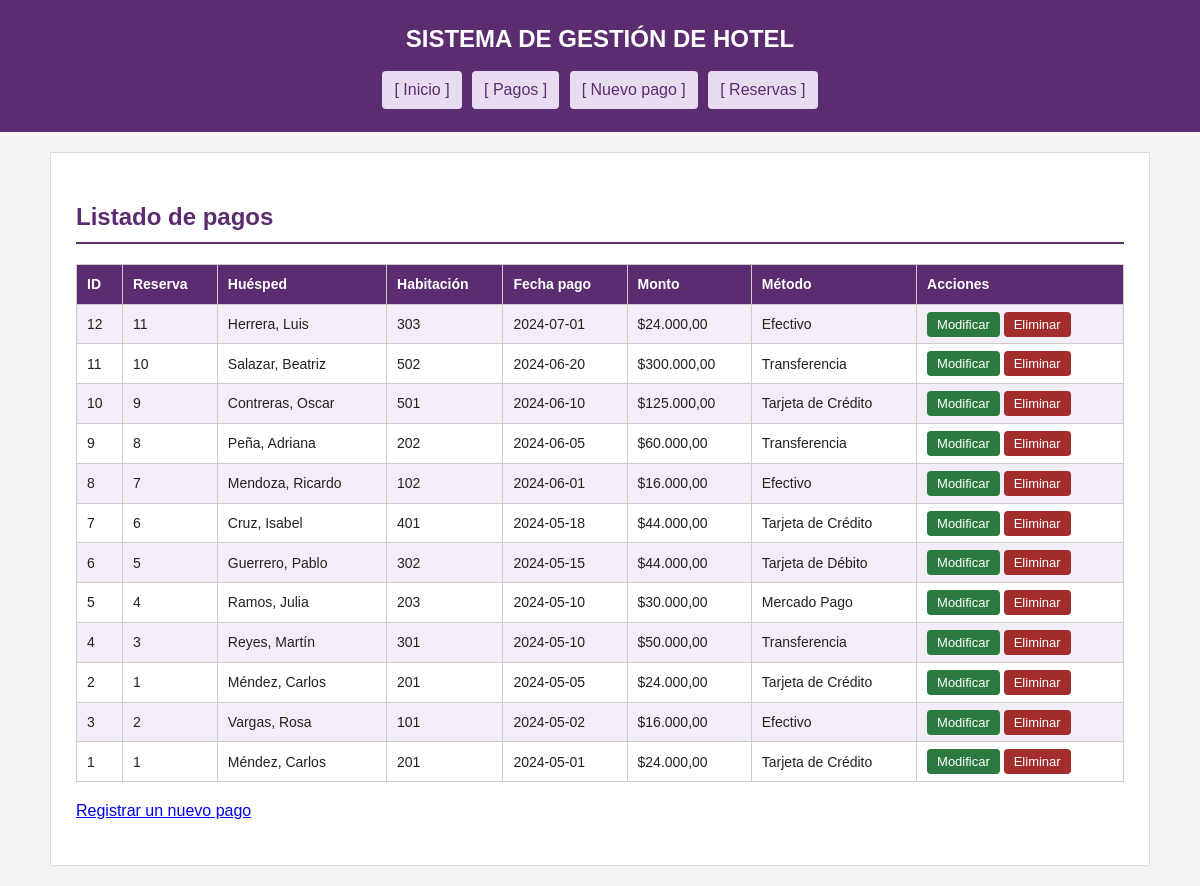
The app's page /aplicacion/pago/listar.php with its own data.
### tables this page shows
CREATE TABLE `pago` (
  `id_pago` int(11) NOT NULL AUTO_INCREMENT,
  `id_reserva` int(11) NOT NULL,
  `fecha_pago` date NOT NULL,
  `monto` decimal(10,2) NOT NULL,
  `metodo_pago` varchar(80) DEFAULT NULL,
  PRIMARY KEY (`id_pago`),
  KEY `fk_pago_reserva` (`id_reserva`),
  CONSTRAINT `fk_pago_reserva` FOREIGN KEY (`id_reserva`) REFERENCES `reserva` (`id_reserva`)
);

CREATE TABLE `reserva` (
  `id_reserva` int(11) NOT NULL AUTO_INCREMENT,
  `id_huesped` int(11) NOT NULL,
  `id_habitacion` int(11) NOT NULL,
  `fecha_ingreso` date NOT NULL,
  `fecha_salida` date NOT NULL,
  `cantidad_personas` int(11) NOT NULL,
  `estado` varchar(50) NOT NULL DEFAULT 'activa',
  PRIMARY KEY (`id_reserva`),
  KEY `fk_reserva_huesped` (`id_huesped`),
  KEY `fk_reserva_habitacion` (`id_habitacion`),
  CONSTRAINT `fk_reserva_habitacion` FOREIGN KEY (`id_habitacion`) REFERENCES `habitacion` (`id_habitacion`),
  CONSTRAINT `fk_reserva_huesped` FOREIGN KEY (`id_huesped`) REFERENCES `huesped` (`id_huesped`)
);

CREATE TABLE `huesped` (
  `id_huesped` int(11) NOT NULL AUTO_INCREMENT,
  `nombre` varchar(100) NOT NULL,
  `apellido` varchar(100) NOT NULL,
  `dni` varchar(20) NOT NULL,
  `telefono` varchar(30) DEFAULT NULL,
  `email` varchar(150) DEFAULT NULL,
  PRIMARY KEY (`id_huesped`),
  UNIQUE KEY `dni` (`dni`)
);

CREATE TABLE `habitacion` (
  `id_habitacion` int(11) NOT NULL AUTO_INCREMENT,
  `numero` varchar(10) NOT NULL,
  `piso` int(11) NOT NULL,
  `capacidad` int(11) NOT NULL,
  `id_tipo` int(11) NOT NULL,
  `precio_noche` decimal(10,2) NOT NULL,
  PRIMARY KEY (`id_habitacion`),
  UNIQUE KEY `numero` (`numero`),
  KEY `fk_habitacion_tipo` (`id_tipo`),
  CONSTRAINT `fk_habitacion_tipo` FOREIGN KEY (`id_tipo`) REFERENCES `tipo_habitacion` (`id_tipo`)
);

### aplicacion/pago/listar.php (the view, shortened to what this page needs)
<?php
require_once "../conexion.php";
$sql = "SELECT
            p.id_pago,
            p.fecha_pago,
            p.monto,
            p.metodo_pago,
            r.id_reserva,
            h.nombre AS nombre_huesped,
            h.apellido AS apellido_huesped,
            hab.numero AS habitacion
        FROM pago p
        INNER JOIN reserva r ON p.id_reserva = r.id_reserva
        INNER JOIN huesped h ON r.id_huesped = h.id_huesped
        INNER JOIN habitacion hab ON r.id_habitacion = hab.id_habitacion
        ORDER BY p.fecha_pago DESC";
$stmt = $pdo->query($sql);
$pagos = $stmt->fetchAll();
?>
<!DOCTYPE html>
<html lang="es">
<head>
    <link rel="stylesheet" href="../css/estilos.css">
</head>
<body>
<header>
    <h1>SISTEMA DE GESTIÓN DE HOTEL</h1>
    <nav>
        <a href="../index.php">[ Inicio ]</a>
        <a href="listar.php">[ Pagos ]</a>
        <a href="alta.php">[ Nuevo pago ]</a>
        <a href="../reserva/listar.php">[ Reservas ]</a>
    </nav>
</header>
<main>
    <h2>Listado de pagos</h2>
    <table>
        <tr>
            <th>ID</th>
            <th>Reserva</th>
            <th>Huésped</th>
            <th>Habitación</th>
            <th>Fecha pago</th>
            <th>Monto</th>
            <th>Método</th>
            <th>Acciones</th>
        </tr>
        <?php foreach ($pagos as $pago) { ?>
        <tr>
            <td><?= $pago['id_pago'] ?></td>
            <td><?= $pago['id_reserva'] ?></td>
            <td><?= htmlspecialchars($pago['apellido_huesped'] . ", " . $pago['nombre_huesped']) ?></td>
            <td><?= htmlspecialchars($pago['habitacion']) ?></td>
            <td><?= htmlspecialchars($pago['fecha_pago']) ?></td>
            <td>$<?= number_format((float)$pago['monto'], 2, ',', '.') ?></td>
            <td><?= htmlspecialchars((string)$pago['metodo_pago']) ?></td>
            <td>
                <a class="btn-editar" href="editar.php?id=<?= $pago['id_pago'] ?>">Modificar</a>
                <a class="btn-eliminar" href="eliminar.php?id=<?= $pago['id_pago'] ?>">Eliminar</a>
            </td>
        </tr>
        <?php } ?>
    </table>
    <p><a href="alta.php">Registrar un nuevo pago</a></p>
</main>
</body>
</html>

### aplicacion/css/estilos.css (style rules this page uses)
* { box-sizing: border-box; }
body { font-family: Arial, Helvetica, sans-serif; margin: 0; background-color: #f4f4f4; color: #222; line-height: 1.6; }
header { background-color: #5b2c6f; color: #fff; padding: 20px; text-align: center; }
nav { margin-top: 10px; text-align: center; }
nav a { color: #5b2c6f; background-color: #e8ddf0; padding: 6px 12px; margin: 3px; display: inline-block; text-decoration: none; border-radius: 4px; }
main { max-width: 1100px; margin: 20px auto; background-color: #fff; padding: 25px; border: 1px solid #ddd; }
h1 { margin: 0; font-size: 24px; }
h2 { color: #5b2c6f; border-bottom: 2px solid #5b2c6f; padding-bottom: 6px; }
table { width: 100%; border-collapse: collapse; margin: 15px 0; }
th, td { border: 1px solid #ccc; padding: 8px 10px; text-align: left; font-size: 14px; }
th { background-color: #5b2c6f; color: #fff; }
tr:nth-child(even) { background-color: #f3edf7; }
.btn-eliminar { background-color: #a32c2c; padding: 5px 10px; color: #fff; text-decoration: none; border-radius: 4px; font-size: 13px; }
.btn-editar { background-color: #2c7a3f; padding: 5px 10px; color: #fff; text-decoration: none; border-radius: 4px; font-size: 13px; }

### records on screen
pago: id_pago "12", id_reserva.id_reserva "11", huesped.apellido+nombre "Herrera, Luis", habitacion.numero "303", fecha_pago "2024-07-01", monto "24.000,00", metodo_pago "Efectivo"
pago: id_pago "11", id_reserva.id_reserva "10", huesped.apellido+nombre "Salazar, Beatriz", habitacion.numero "502", fecha_pago "2024-06-20", monto "300.000,00", metodo_pago "Transferencia"
pago: id_pago "10", id_reserva.id_reserva "9", huesped.apellido+nombre "Contreras, Oscar", habitacion.numero "501", fecha_pago "2024-06-10", monto "125.000,00", metodo_pago "Tarjeta de Crédito"
pago: id_pago "9", id_reserva.id_reserva "8", huesped.apellido+nombre "Peña, Adriana", habitacion.numero "202", fecha_pago "2024-06-05", monto "60.000,00", metodo_pago "Transferencia"
pago: id_pago "8", id_reserva.id_reserva "7", huesped.apellido+nombre "Mendoza, Ricardo", habitacion.numero "102", fecha_pago "2024-06-01", monto "16.000,00", metodo_pago "Efectivo"
pago: id_pago "7", id_reserva.id_reserva "6", huesped.apellido+nombre "Cruz, Isabel", habitacion.numero "401", fecha_pago "2024-05-18", monto "44.000,00", metodo_pago "Tarjeta de Crédito"
pago: id_pago "6", id_reserva.id_reserva "5", huesped.apellido+nombre "Guerrero, Pablo", habitacion.numero "302", fecha_pago "2024-05-15", monto "44.000,00", metodo_pago "Tarjeta de Débito"
pago: id_pago "5", id_reserva.id_reserva "4", huesped.apellido+nombre "Ramos, Julia", habitacion.numero "203", fecha_pago "2024-05-10", monto "30.000,00", metodo_pago "Mercado Pago"
pago: id_pago "4", id_reserva.id_reserva "3", huesped.apellido+nombre "Reyes, Martín", habitacion.numero "301", fecha_pago "2024-05-10", monto "50.000,00", metodo_pago "Transferencia"
pago: id_pago "2", id_reserva.id_reserva "1", huesped.apellido+nombre "Méndez, Carlos", habitacion.numero "201", fecha_pago "2024-05-05", monto "24.000,00", metodo_pago "Tarjeta de Crédito"
pago: id_pago "3", id_reserva.id_reserva "2", huesped.apellido+nombre "Vargas, Rosa", habitacion.numero "101", fecha_pago "2024-05-02", monto "16.000,00", metodo_pago "Efectivo"
pago: id_pago "1", id_reserva.id_reserva "1", huesped.apellido+nombre "Méndez, Carlos", habitacion.numero "201", fecha_pago "2024-05-01", monto "24.000,00", metodo_pago "Tarjeta de Crédito"
